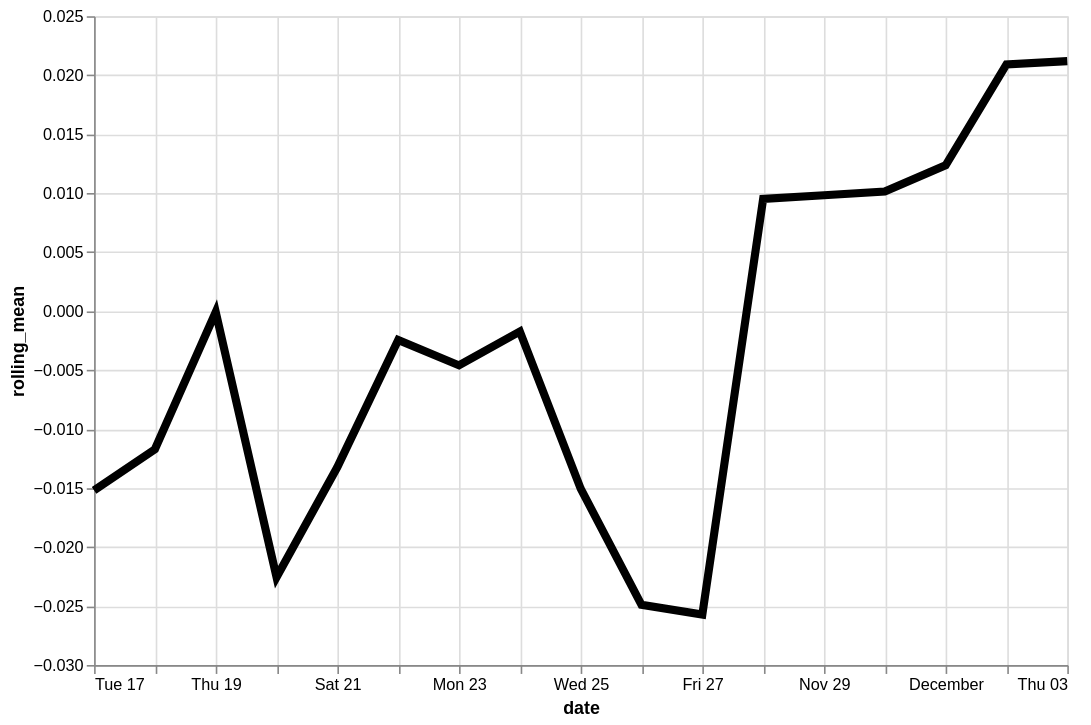

Write a Vega-Lite specification for this figure.
### Vega-Lite specification from a JSON file in a GitHub repository (floating-point values rounded to 4 significant figures)
{"config": {"view": {"continuousWidth": 400, "continuousHeight": 300}}, "data": {"name": "data-15011894e90bb7078815224ee5251360"}, "mark": {"type": "line", "color": "black", "size": 5}, "encoding": {"x": {"type": "temporal", "field": "date"}, "y": {"type": "quantitative", "field": "rolling_mean"}}, "height": 400, "transform": [{"window": [{"op": "mean", "field": "residual", "as": "rolling_mean"}], "frame": [-4, 3]}], "width": 600, "$schema": "https://vega.github.io/schema/vega-lite/v4.8.1.json", "datasets": {"data-15011894e90bb7078815224ee5251360": [{"date": "2020-11-17T00:00:00", "residual": -0.1368}, {"date": "2020-11-18T00:00:00", "residual": 0.01181}, {"date": "2020-11-19T00:00:00", "residual": -0.06186}, {"date": "2020-11-20T00:00:00", "residual": 0.126}, {"date": "2020-11-21T00:00:00", "residual": 0.002225}, {"date": "2020-11-22T00:00:00", "residual": 0.05804}, {"date": "2020-11-23T00:00:00", "residual": -0.1574}, {"date": "2020-11-24T00:00:00", "residual": 0.05211}, {"date": "2020-11-25T00:00:00", "residual": -0.05059}, {"date": "2020-11-26T00:00:00", "residual": -0.005386}, {"date": "2020-11-27T00:00:00", "residual": -0.03892}, {"date": "2020-11-28T00:00:00", "residual": 0.01952}, {"date": "2020-11-29T00:00:00", "residual": -0.07655}, {"date": "2020-11-30T00:00:00", "residual": 0.0514}, {"date": "2020-12-01T00:00:00", "residual": 0.1246}, {"date": "2020-12-02T00:00:00", "residual": 0.05459}, {"date": "2020-12-03T00:00:00", "residual": -0.04804}]}}
